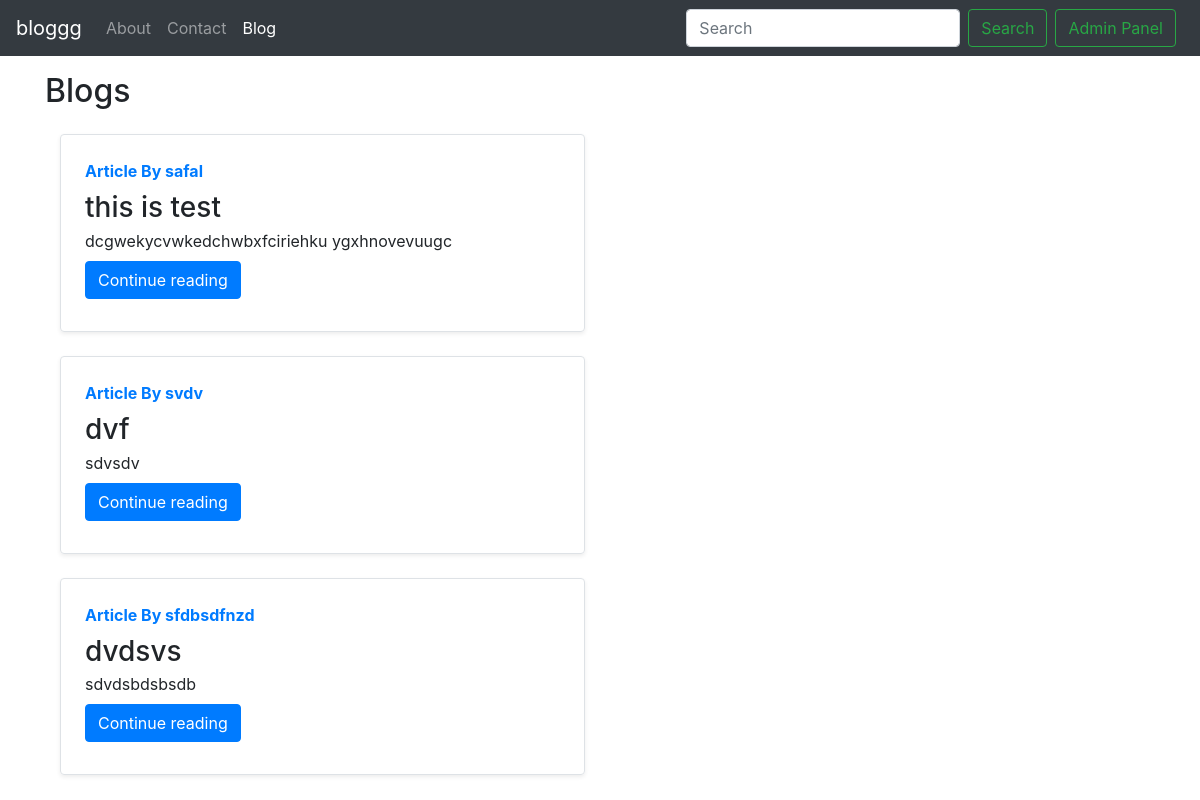
/blog/, run on an earlier commit of the app's database.
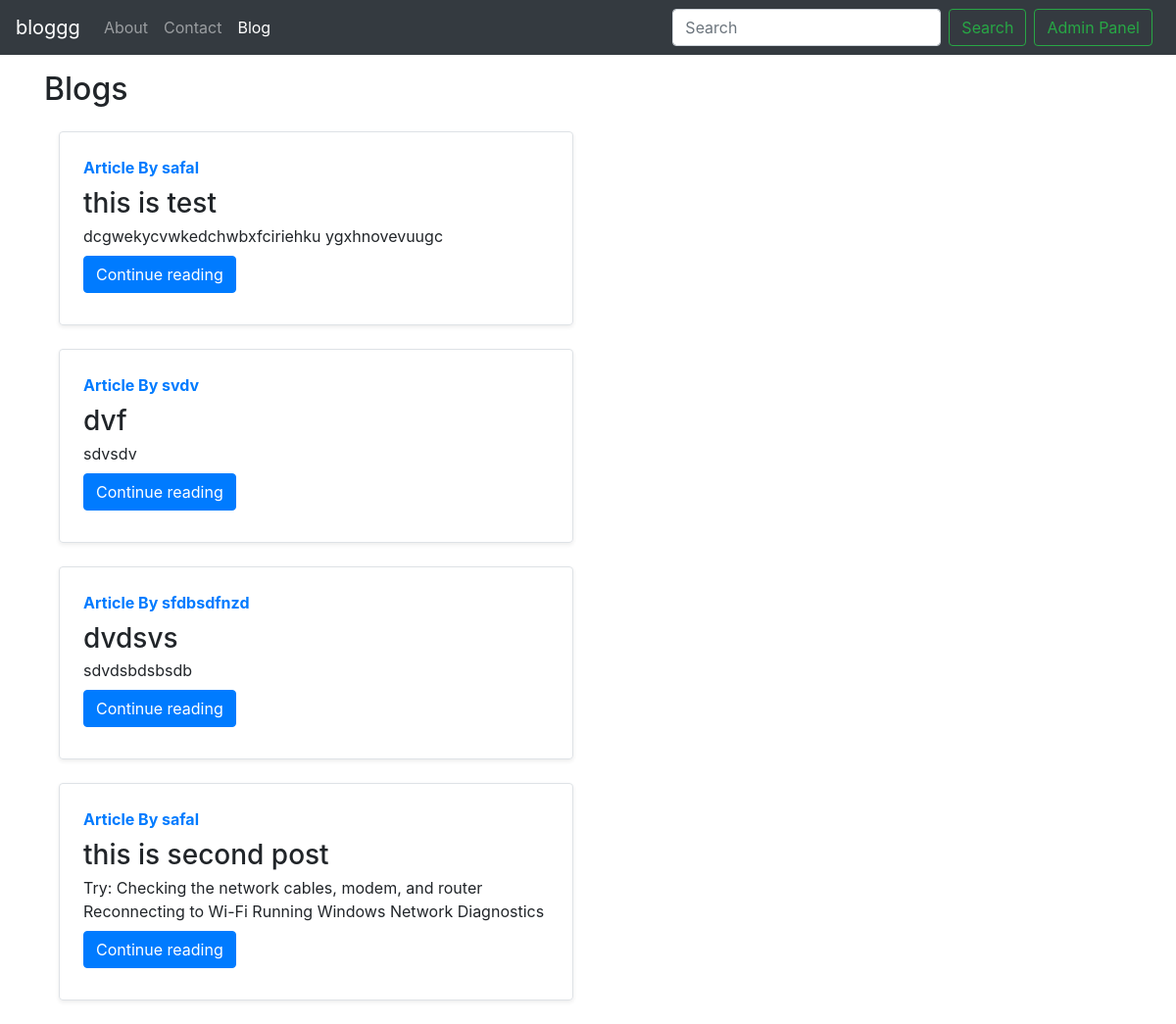
And on a later commit of the database.
### blog/models.py (models this page shows)
class Post(models.Model):
    title = models.CharField(max_length=255)
    content = models.TextField()
    author = models.CharField(max_length=13)
    slug = models.CharField(max_length=130)
    timeStamp =  models.DateTimeField(blank=True)
    def __str__(self):
        return self.title + ' by ' + self.author

### blog/views.py (the view)
# urls.py: path('', views.blogHome, name='blogHome'),
def blogHome(request):
    allPosts = Post.objects.all()
    print(allPosts)
    context = {'allPosts': allPosts}
    return render(request, 'blog/blogHome.html',context)

### templates/blog/blogHome.html (shortened to what this page needs)
{% extends 'base.html' %}
{% block blogactive %} active {% endblock blogactive %}
{% block body %}
<div class="container my-3">
<h2> Blogs </h2>
{% for post in allPosts %}
<div class="col-md-6">
      <div class="row no-gutters border rounded overflow-hidden flex-md-row my-4 shadow-sm h-md-250 position-relative">
        <div class="col p-4 d-flex flex-column position-static">
          <strong class="d-inline-block mb-2 text-primary">Article By {{post.author}}</strong>
          <h3 class="mb-0">{{post.title}}</h3>
          <p class="card-text mb-auto">{{post.content| truncatechars:500}}</p>
          <div class="my-2">
          <a href="/blog/{{post.slug}}" role="button" class="btn btn-primary">Continue reading</a>
          </div>
        </div>
      </div>
    </div>
    {% endfor %}
</div>
{% endblock body %}

### templates/base.html (shortened to what this page needs)
<!doctype html>
<html lang="en">
  <head>
    <link rel="stylesheet" href="https://stackpath.bootstrapcdn.com/bootstrap/4.4.1/css/bootstrap.min.css">
  </head>
  <body>
    <nav class="navbar navbar-expand-lg navbar-dark bg-dark">
        <a class="navbar-brand" href="/">bloggg</a>
        <div class="collapse navbar-collapse" id="navbarSupportedContent">
          <ul class="navbar-nav mr-auto">
            <li class="nav-item {% block aboutactive %} {% endblock aboutactive %}">
              <a class="nav-link" href="/about">About</a>
            </li>
            <li class="nav-item {% block contactactive %} {% endblock contactactive %}">
              <a class="nav-link" href="/contact">Contact</a>
            </li>
            <li class="nav-item {% block blogactive %} {% endblock blogactive %}">
              <a class="nav-link" href="/blog">Blog</a>
            </li>
          </ul>
          <form method="get" action="/search" class="form-inline my-2 my-lg-0">
            <input class="form-control mr-sm-2" type="search" placeholder="Search" aria-label="Search" name="query" id="query">
            <button class="btn btn-outline-success my-2 my-sm-0" type="submit">Search</button>
          </form>
           <a href="/admin" role="button" target="_blank" class="btn btn-outline-success m-2 my-sm-0" >Admin Panel</a>
        </div>
      </nav>
      {% block body %}
      {% endblock body %}
  </body>
</html>

What changed in the data, as far as the page shows it:
added Post: author "safal", title "this is second post", content "Try: Checking the network cables, modem, and router Reconnecting to Wi-Fi Running Windows Network Diagnostics"
